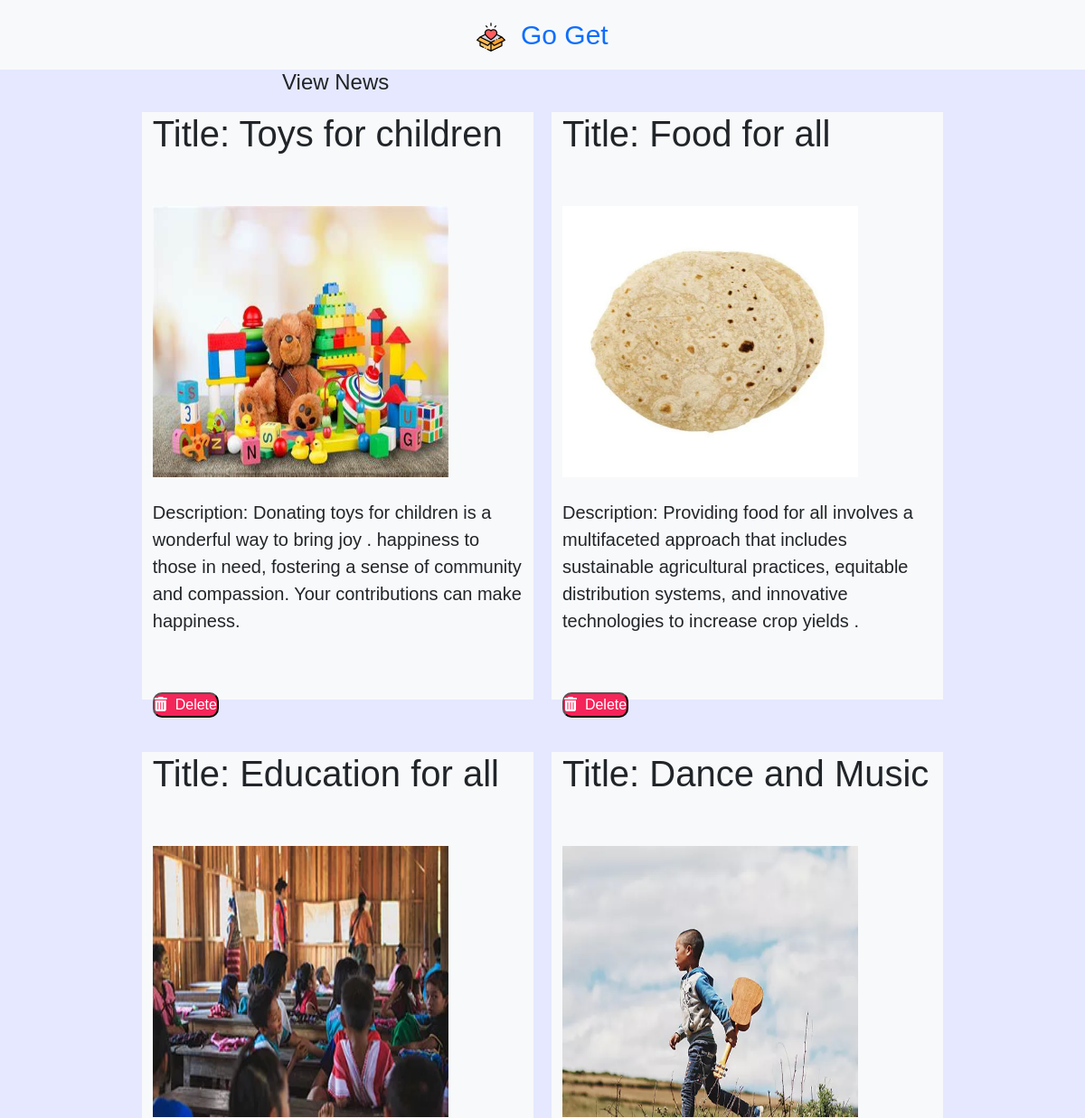
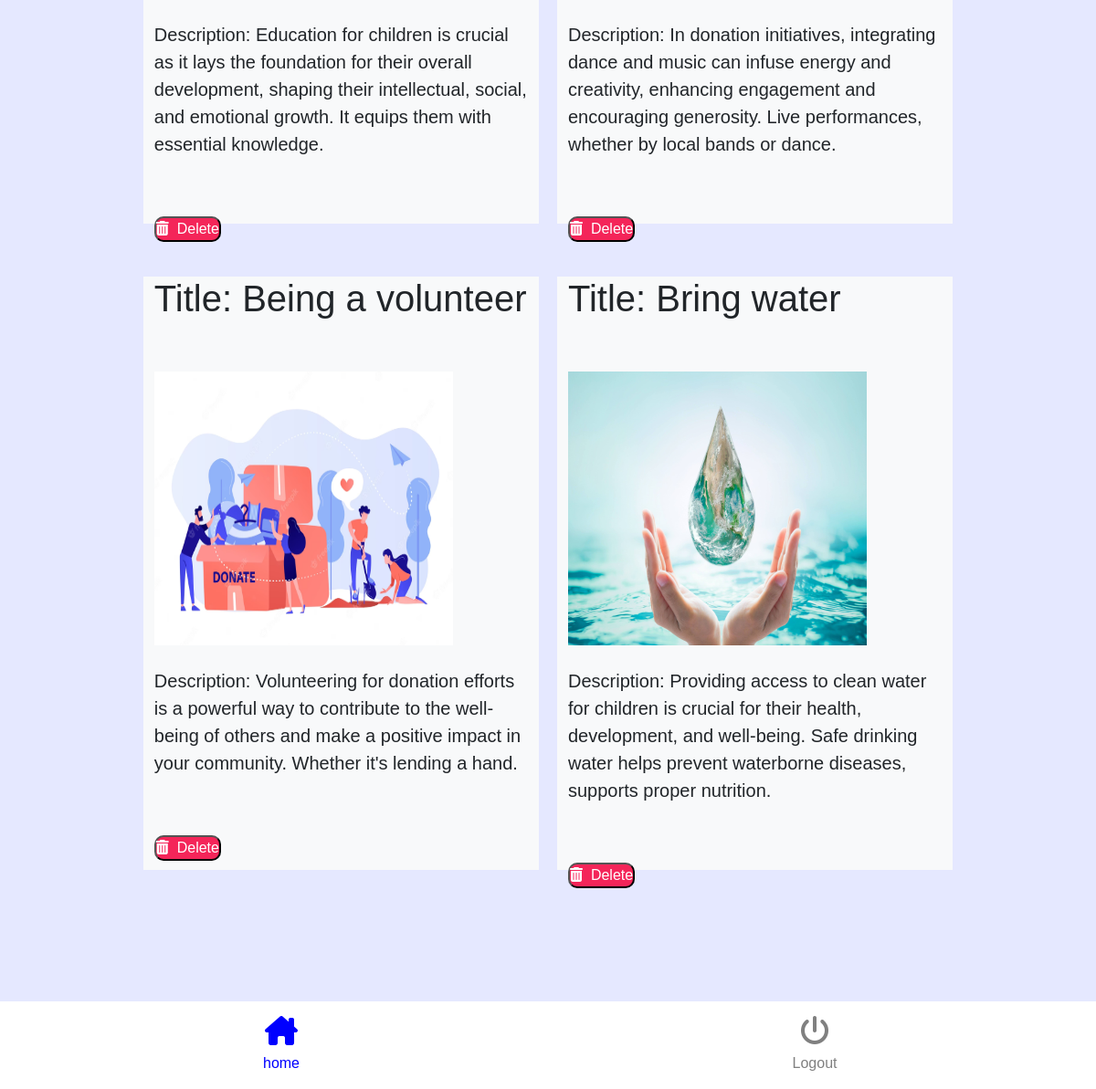
/view_news.php, run on the app's committed database (2 pictures, top to bottom).
### tables this page shows
CREATE TABLE `admin_news` (
  `id` int(11) NOT NULL,
  `title` varchar(200) NOT NULL,
  `pic` varchar(200) NOT NULL,
  `description` varchar(200) NOT NULL,
  `curdate` date NOT NULL
);

### view_news.php (the view, shortened to what this page needs)
<?php include "connection.php"; ?>
<html>
    <head>
        <link rel="stylesheet" href="css/bootstrap.min.css"/>
        <link rel="stylesheet" href="css/bootstrap-grid.min.css"/>
        <link rel="stylesheet" href="homestyle.css" />
        <link rel="stylesheet" href="https://cdnjs.cloudflare.com/ajax/libs/font-awesome/6.5.2/css/all.min.css" />
    </head>
    <body id="body2">
        <div class="container-fluid">
            <div class="row text-center justify-content-center bg-light p-3">
                <div class="col-lg-6 column1">
                <a href="admin_home.php">  <img src="images/logo-small.jpg" />&nbsp;&nbsp;</a><a href="admin_home.php">Go Get</a>
                </div>
            </div>
            <div class="row justify-content-center">
                <div class="col-lg-6" >
                    <h4>View News</h4>
                </div>
            </div>
            <div class="container">
            <div class="row justify-content-center" >
<?php
$query="select * from admin_news ";
$res=mysqli_query($con,$query);
while($row=mysqli_fetch_array($res))
{
?>
                <div class="col-lg-6 bg-light item6 mb-5">
                <h1>Title: <?php echo $row['title'] ?></h1>
                <br/><br/>
                    <img src="uploads/<?php echo $row['pic']?>" width="80%" height="300px;" />
                   <br/><br/>
                    <p style="font-size:20px">Description: <?php echo $row['description'] ?> </p>
                    <br/>
                    <br/>
                  <form action="" method="post">
                    <button type="submit" id="btntype" name="btndel"><i class="fa-solid fa-trash-can"></i>&nbsp;&nbsp;Delete</button>
                 </form>
                </div>
<?php } ?>
            </div>
        </div>
        <br/>
        <br/>
        <div class="row bg-white p-3 mt-5 ">
            <div class="col-lg-6 text-center">
            <a href="admin_home.php">    <h2> <i class="fa-solid fa-house-chimney" id="i2"></i></h2></a>
              <a href="admin_home.php" id="tall2">home</a>
            </div>
            <div class="col-lg-6 text-center">
            <a href="index.php">    <h2><i class="fa-solid fa-power-off" id="i3"></i></h2></a>
                <a href="index.php" id="tall3">Logout</a>
            </div>
        </div>
        </div>
    </body>
</html>

### homestyle.css (style rules this page uses)
body { font-family: "Montserrat", sans-serif; font-optical-sizing: auto; font-weight: weight; font-style: normal; }
.column1 { color:blue; }
.column1 a { text-decoration: none; font-size:30px; }
#body2 { background-color: #e5e8ff; }
#i2 { color:blue; }
#tall2 { text-decoration: none; color:blue; }
#tall3 { color:grey; text-decoration: none; }
#i3 { color:grey; }
#btntype { background-color:#f42559; color:white; border-radius: 10px; }
.item6 { height:650px; margin: 10px; width:38%; }
* { margin: 0; padding: 0; box-sizing: border-box; }
:root { --progress-bar-width: 200px; --progress-bar-height: 200px; --font-size: 2rem; }

### data on the page
admin_news: title "Toys for children", pic (picture), description "Donating toys for children is a wonderful way to bring joy . happiness to those in need, fostering a sense of community and compassion. Your contributions can make happiness."
admin_news: title "Food for all", pic (picture), description "Providing food for all involves a multifaceted approach that includes sustainable agricultural practices, equitable distribution systems, and innovative technologies to increase crop yields ."
admin_news: title "Education for all", pic (picture), description "Education for children is crucial as it lays the foundation for their overall development, shaping their intellectual, social, and emotional growth. It equips them with essential knowledge."
admin_news: title "Dance and Music", pic (picture), description "In donation initiatives, integrating dance and music can infuse energy and creativity, enhancing engagement and encouraging generosity. Live performances, whether by local bands or dance."
admin_news: title "Being a volunteer", pic (picture), description "Volunteering for donation efforts is a powerful way to contribute to the well-being of others and make a positive impact in your community. Whether it's lending a hand."
admin_news: title "Bring water", pic (picture), description "Providing access to clean water for children is crucial for their health, development, and well-being. Safe drinking water helps prevent waterborne diseases, supports proper nutrition."
